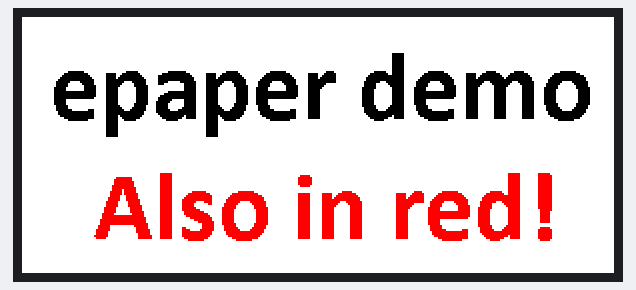
A sketch run on a simulated Arduino Uno, built for the host (arithmetic inside an expression is 32-bit, double 64-bit). On the bench: 296×128 colour display.

Above: at 15.1 s.

The sketch:

GxEPD2_U8G2_Fonts_Example.ino
```cpp
#include <GxEPD2_3C.h>

// convert Truetype font to Adafruit GFX: https://rop.nl/truetype2gfx/
#include "calibrib25pt7b.h"

// More info about the GxEPD library: https://github.com/ZinggJM/GxEPD2

GxEPD2_3C<GxEPD2_290_C90c, GxEPD2_290_C90c::HEIGHT> display(GxEPD2_290_C90c(/*CS=5*/ 5, /*DC=*/ 17, /*RST=*/ 16, /*BUSY=*/ 4));

void drawCentreString(const String &buf, int x, int y) {
	int16_t x1, y1;
	uint16_t w, h;
	display.getTextBounds(buf, 0, 0, &x1, &y1, &w, &h);
	display.setCursor(x - (w / 2), y);
	display.print(buf);
}

void setup() {

	display.init();
	display.setFullWindow();
	display.setRotation(1);
	display.fillScreen(GxEPD_WHITE);

	display.setFont(&calibrib25pt7b);
	display.setTextSize(1);
	display.setTextColor(GxEPD_BLACK);
	drawCentreString("epaper demo", 148, 50);

	display.setFont(&calibrib25pt7b);
	display.setTextColor(GxEPD_RED);
	drawCentreString("Also in red!", 150, 110);
	display.display(false);

}

void loop() {
}
```

Source omitted: librib25pt7b.h (data table, 48547 bytes)
